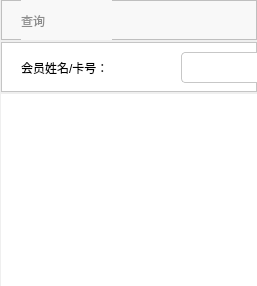
             <widget class="QWidget" name="page_6">
              <property name="styleSheet">
               <string notr="true">QLineEdit {
    border-width: 1px;
    border-style: solid;
    border-radius: 4px;
	border-color:rgb(199, 199, 199);
	background-color:rgb(255, 255, 255);
	font: 10pt &quot;微软雅黑&quot;

}</string>
              </property>
              <layout class="QVBoxLayout" name="verticalLayout_40">
               <property name="spacing">
                <number>0</number>
               </property>
               <property name="leftMargin">
                <number>1</number>
               </property>
               <property name="topMargin">
                <number>0</number>
               </property>
               <property name="rightMargin">
                <number>0</number>
               </property>
               <property name="bottomMargin">
                <number>0</number>
               </property>
               <item>
                <layout class="QVBoxLayout" name="verticalLayout_39">
                 <property name="spacing">
                  <number>2</number>
                 </property>
                 <item>
                  <widget class="QFrame" name="frame_7">
                   <property name="minimumSize">
                    <size>
                     <width>0</width>
                     <height>40</height>
                    </size>
                   </property>
                   <property name="maximumSize">
                    <size>
                     <width>16777215</width>
                     <height>40</height>
                    </size>
                   </property>
                   <property name="styleSheet">
                    <string notr="true">background-color:rgb(248, 248, 248)</string>
                   </property>
                   <property name="frameShape">
                    <enum>QFrame::StyledPanel</enum>
                   </property>
                   <property name="frameShadow">
                    <enum>QFrame::Raised</enum>
                   </property>
                   <widget class="QLabel" name="label_31">
                    <property name="geometry">
                     <rect>
                      <x>20</x>
                      <y>0</y>
                      <width>91</width>
                      <height>41</height>
                     </rect>
                    </property>
                    <property name="styleSheet">
                     <string notr="true">font: 75 10
pt &quot;微软雅黑&quot;;
color:rgb(140, 140, 140)</string>
                    </property>
                    <property name="text">
                     <string>查询</string>
                    </property>
                   </widget>
                  </widget>
                 </item>
                 <item>
                  <widget class="QFrame" name="frame_25">
                   <property name="minimumSize">
                    <size>
                     <width>0</width>
                     <height>50</height>
                    </size>
                   </property>
                   <property name="maximumSize">
                    <size>
                     <width>16777215</width>
                     <height>50</height>
                    </size>
                   </property>
                   <property name="styleSheet">
                    <string notr="true">background-color:rgb(255,255,255)</string>
                   </property>
                   <property name="frameShape">
                    <enum>QFrame::StyledPanel</enum>
                   </property>
                   <property name="frameShadow">
                    <enum>QFrame::Raised</enum>
                   </property>
                   <widget class="QLabel" name="label_39">
                    <property name="geometry">
                     <rect>
                      <x>20</x>
                      <y>10</y>
                      <width>151</width>
                      <height>31</height>
                     </rect>
                    </property>
                    <property name="styleSheet">
                     <string notr="true">font: 12pt &quot;微软雅黑&quot;;</string>
                    </property>
                    <property name="text">
                     <string>会员姓名/卡号：</string>
                    </property>
                   </widget>
                   <widget class="QLineEdit" name="lineEdit_32">
                    <property name="geometry">
                     <rect>
                      <x>180</x>
                      <y>10</y>
                      <width>201</width>
                      <height>31</height>
                     </rect>
                    </property>
                    <property name="styleSheet">
                     <string notr="true"/>
                    </property>
                    <property name="cursorMoveStyle">
                     <enum>Qt::LogicalMoveStyle</enum>
                    </property>
                    <property name="clearButtonEnabled">
                     <bool>false</bool>
                    </property>
                   </widget>
                   <widget class="QPushButton" name="pushButton_30">
                    <property name="geometry">
                     <rect>
                      <x>400</x>
                      <y>10</y>
                      <width>61</width>
                      <height>28</height>
                     </rect>
                    </property>
                    <property name="styleSheet">
                     <string notr="true">QPushButton{
background-color:rgb(0, 170, 255);
border:none;
font: bold 9pt &quot;微软雅黑&quot;;
color:rgb(255,255,255);
border-radius: 5px;
}
QPushButton::hover{
background-color:rgb(0, 150, 225);
}
QPushButton::pressed{
background-color:rgb(0, 150, 225);
}</string>
                    </property>
                    <property name="text">
                     <string>查询</string>
                    </property>
                   </widget>
                   <widget class="QPushButton" name="pushButton_31">
                    <property name="geometry">
                     <rect>
                      <x>720</x>
                      <y>10</y>
                      <width>61</width>
                      <height>28</height>
                     </rect>
                    </property>
                    <property name="styleSheet">
                     <string notr="true">QPushButton{
background-color:rgb(0, 170, 255);
border:none;
font: bold 9pt &quot;微软雅黑&quot;;
color:rgb(255,255,255);
border-radius: 5px;
}
QPushButton::hover{
background-color:rgb(0, 150, 225);
}
QPushButton::pressed{
background-color:rgb(0, 150, 225);
}</string>
                    </property>
                    <property name="text">
                     <string>修改</string>
                    </property>
                    <property name="checkable">
                     <bool>true</bool>
                    </property>
                    <attribute name="buttonGroup">
                     <string notr="true">buttonGroup_2</string>
                    </attribute>
                   </widget>
                   <widget class="QPushButton" name="pushButton_34">
                    <property name="geometry">
                     <rect>
                      <x>800</x>
                      <y>10</y>
                      <width>81</width>
                      <height>28</height>
                     </rect>
                    </property>
                    <property name="styleSheet">
                     <string notr="true">QPushButton{
background-color:rgb(0, 170, 255);
border:none;
font: bold 9pt &quot;微软雅黑&quot;;
color:rgb(255,255,255);
border-radius: 5px;
}
QPushButton::hover{
background-color:rgb(0, 150, 225);
}
QPushButton::pressed{
background-color:rgb(0, 150, 225);
}</string>
                    </property>
                    <property name="text">
                     <string>提交修改</string>
                    </property>
                    <property name="checkable">
                     <bool>true</bool>
                    </property>
                    <attribute name="buttonGroup">
                     <string notr="true">buttonGroup_2</string>
                    </attribute>
                   </widget>
                   <widget class="QPushButton" name="pushButton_32">
                    <property name="geometry">
                     <rect>
                      <x>640</x>
                      <y>10</y>
                      <width>61</width>
                      <height>28</height>
                     </rect>
                    </property>
                    <property name="styleSheet">
                     <string notr="true">QPushButton{
background-color:rgb(0, 170, 255);
border:none;
font: bold 9pt &quot;微软雅黑&quot;;
color:rgb(255,255,255);
border-radius: 5px;
}
QPushButton::hover{
background-color:rgb(0, 150, 225);
}
QPushButton::pressed{
background-color:rgb(0, 150, 225);
}</string>
                    </property>
                    <property name="text">
                     <string>删除</string>
                    </property>
                    <property name="checkable">
                     <bool>true</bool>
                    </property>
                   </widget>
                  </widget>
                 </item>
                 <item>
                  <widget class="QTableView" name="tableView_5">
                   <property name="styleSheet">
                    <string notr="true">QHeaderView::section {
    color: white;
    background-color: rgb(250, 250, 250);
    border: 5px solid rgb(250, 250, 250);
    border-radius:0px;
    border-color: rgb(250, 250, 250);
    font:12pt &quot;微软雅黑&quot;;
	color:rgb(150, 150, 150)
} 
QTableView{
	border:none;
	background-color:rgb(255,255,255);

}


</string>
                   </property>
                   <property name="editTriggers">
                    <set>QAbstractItemView::NoEditTriggers</set>
                   </property>
                   <property name="alternatingRowColors">
                    <bool>true</bool>
                   </property>
                   <property name="selectionMode">
                    <enum>QAbstractItemView::SingleSelection</enum>
                   </property>
                   <property name="selectionBehavior">
                    <enum>QAbstractItemView::SelectRows</enum>
                   </property>
                   <property name="textElideMode">
                    <enum>Qt::ElideNone</enum>
                   </property>
                   <property name="sortingEnabled">
                    <bool>false</bool>
                   </property>
                   <attribute name="horizontalHeaderCascadingSectionResizes">
                    <bool>false</bool>
                   </attribute>
                   <attribute name="horizontalHeaderShowSortIndicator" stdset="0">
                    <bool>false</bool>
                   </attribute>
                   <attribute name="horizontalHeaderStretchLastSection">
                    <bool>false</bool>
                   </attribute>
                  </widget>
                 </item>
                </layout>
               </item>
              </layout>
             </widget>
